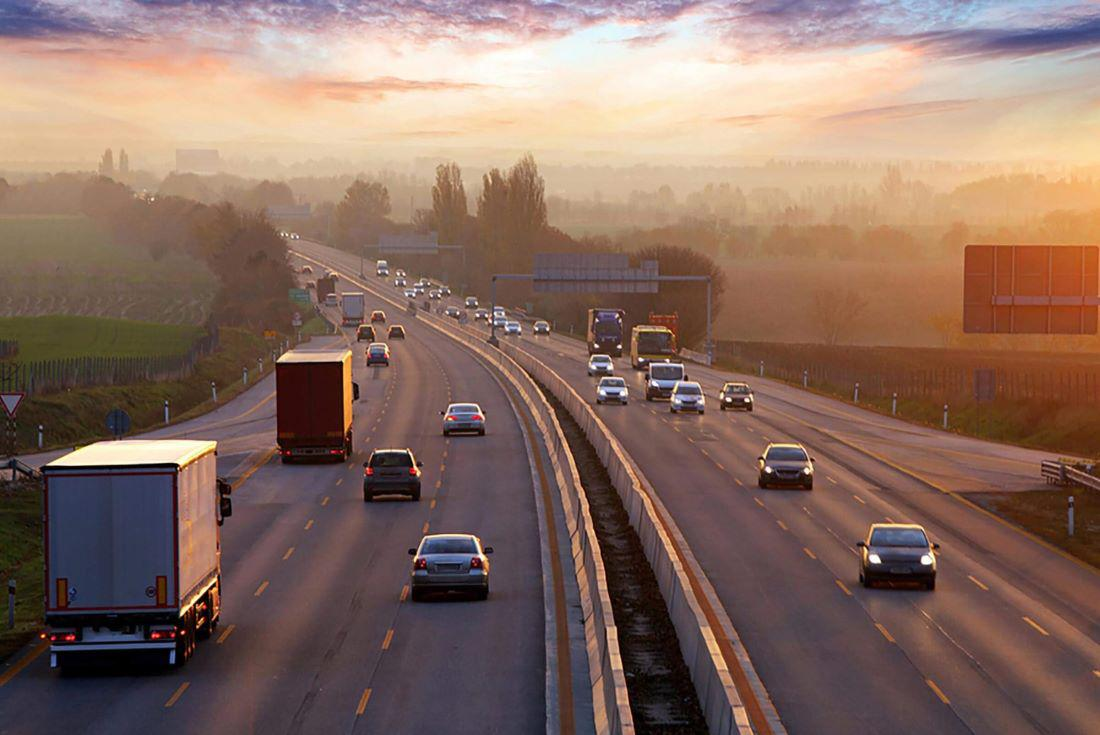
#> input picture image/road.jpg, 1100 x 735 px, found by its file name
$ jupyter execute --allow-errors 3.image-resizing.ipynb
#> lines starting #> are read from the running program, lines starting #| are printed output that depends on the picture
# Image Resizing using OpenCV | Python

Syntax: `cv2.resize(source, dsize, dest, fx, fy, interpolation)`

Parameters:

- source: Input Image array (Single-channel, 8-bit or floating-point)
- dsize: Size of the output array
- dest: Output array (Similar to the dimensions and type of Input image array) [optional]
- fx: Scale factor along the horizontal axis  [optional]
- fy: Scale factor along the vertical axis  [optional]
- interpolation: One of the above interpolation methods  [optional]

[cell 1]
import cv2
import matplotlib.pyplot as plt
import numpy as np

[cell 2]
image = cv2.imread(r"image\road.jpg", 1)
#> image is the input picture: shape (735, 1100, 3); mean B, G, R 98.3, 109.4, 136.2
cv2.imshow("Original", image)


half = cv2.resize(image, (0, 0), fx = 0.1, fy = 0.1)
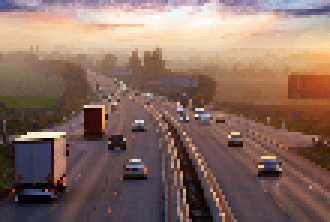
#> half: shape (74, 110, 3) (shown 3 times larger); mean B, G, R 98.2, 109.2, 136
cv2.imshow("half", half)

bigger = cv2.resize(image, (1050, 1610))
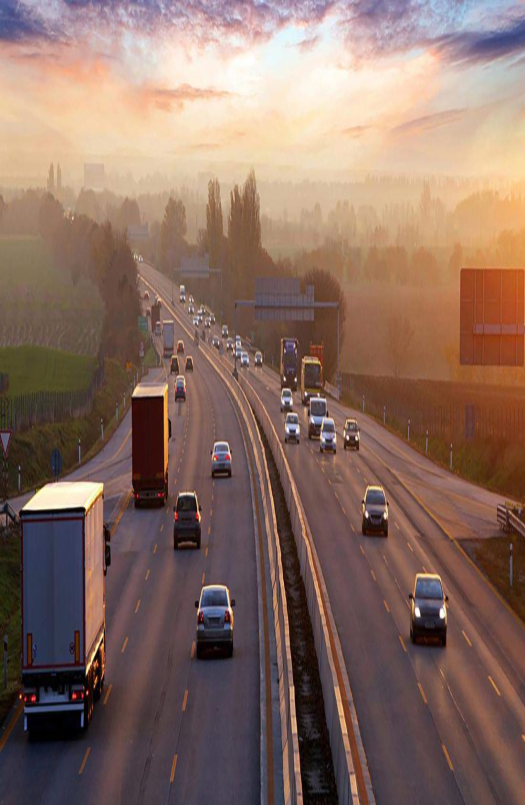
#> bigger: shape (1610, 1050, 3) (shown at 1/2 size); mean B, G, R 98.2, 109.3, 136.1
cv2.imshow("bigger", bigger)

stretch_near = cv2.resize(image, (780, 540), interpolation = cv2.INTER_LINEAR)
cv2.imshow("stretch_near", stretch_near)

Titles =["Original", "Half", "Bigger", "Interpolation Nearest"]
images =[image, half, bigger, stretch_near]
count = 4

for i in range(count):
    plt.subplot(2, 2, i + 1)
    plt.title(Titles[i])
    plt.imshow(images[i])

plt.show()
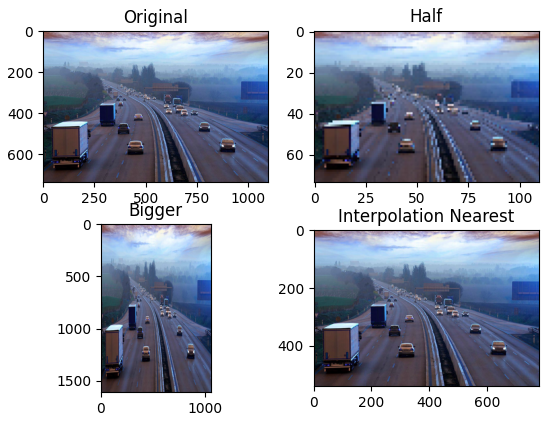
#> figure drawn by matplotlib, 4 panels; B, G, R data is drawn as R, G, B

cv2.waitKey(0)
cv2.destroyAllWindows()

# erode()

[cell 3]
# Reading an image in default mode
image_gg = cv2.imread(r'image\GG.png')
image_ab = cv2.imread(r'image\abjad.jpg')
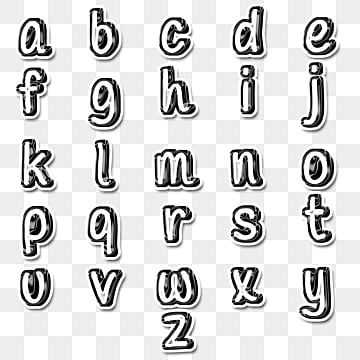
#> input picture image/abjad.jpg, 360 x 360 px, found by its file name
#> image_ab is the input picture: shape (360, 360, 3); min 0, max 255, mean 216.9
image_hu = cv2.imread(r'image\human.jpg')
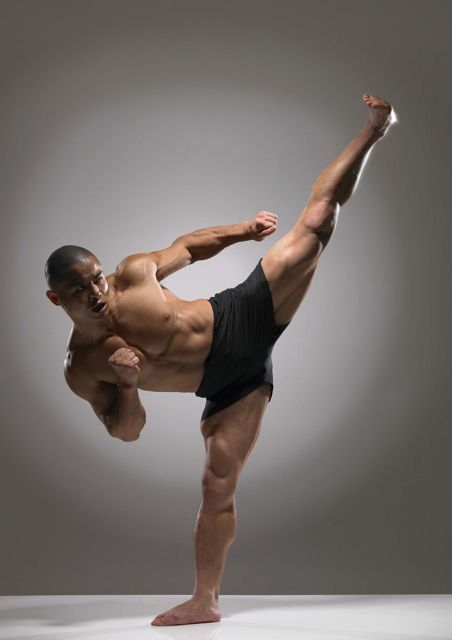
#> input picture image/human.jpg, 452 x 640 px, found by its file name
#> image_hu is the input picture: shape (640, 452, 3); mean B, G, R 106.8, 110.5, 117.8
cv2.imshow("ori gg", image_gg)
cv2.imshow("ori ab", image_ab)
cv2.imshow("ori hu", image_hu)

# Creating kernel
kernel = np.ones((7,7), np.uint8)

# Using cv2.erode() method
#> (the rest of this cell did not finish here and is left out)
